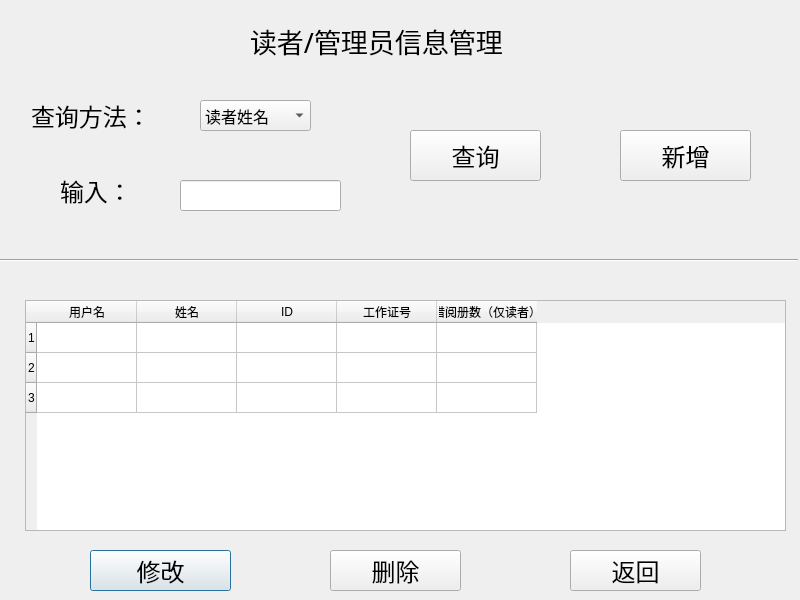
<?xml version="1.0" encoding="UTF-8"?>
<ui version="4.0">
 <class>ReaderManagement</class>
 <widget class="QDialog" name="ReaderManagement">
  <property name="geometry">
   <rect>
    <x>0</x>
    <y>0</y>
    <width>800</width>
    <height>600</height>
   </rect>
  </property>
  <property name="windowTitle">
   <string>读者信息管理</string>
  </property>
  <property name="windowIcon">
   <iconset resource="vectorpng.qrc">
    <normaloff>:/Image/member.png</normaloff>:/Image/member.png</iconset>
  </property>
  <widget class="QLabel" name="label">
   <property name="geometry">
    <rect>
     <x>250</x>
     <y>10</y>
     <width>321</width>
     <height>61</height>
    </rect>
   </property>
   <property name="font">
    <font>
     <family>微软雅黑</family>
     <pointsize>20</pointsize>
    </font>
   </property>
   <property name="text">
    <string>读者/管理员信息管理</string>
   </property>
  </widget>
  <widget class="QTableWidget" name="tableWidget">
   <property name="geometry">
    <rect>
     <x>25</x>
     <y>300</y>
     <width>761</width>
     <height>231</height>
    </rect>
   </property>
   <property name="rowCount">
    <number>3</number>
   </property>
   <row/>
   <row/>
   <row/>
   <column>
    <property name="text">
     <string>用户名</string>
    </property>
   </column>
   <column>
    <property name="text">
     <string>姓名</string>
    </property>
   </column>
   <column>
    <property name="text">
     <string>ID</string>
    </property>
   </column>
   <column>
    <property name="text">
     <string>工作证号</string>
    </property>
   </column>
   <column>
    <property name="text">
     <string>借阅册数（仅读者）</string>
    </property>
   </column>
  </widget>
  <widget class="Line" name="line">
   <property name="geometry">
    <rect>
     <x>-3</x>
     <y>250</y>
     <width>801</width>
     <height>20</height>
    </rect>
   </property>
   <property name="orientation">
    <enum>Qt::Horizontal</enum>
   </property>
  </widget>
  <widget class="QPushButton" name="Modifieduser">
   <property name="geometry">
    <rect>
     <x>90</x>
     <y>550</y>
     <width>141</width>
     <height>41</height>
    </rect>
   </property>
   <property name="font">
    <font>
     <pointsize>18</pointsize>
    </font>
   </property>
   <property name="text">
    <string>修改</string>
   </property>
  </widget>
  <widget class="QPushButton" name="pushButton_2">
   <property name="geometry">
    <rect>
     <x>620</x>
     <y>130</y>
     <width>131</width>
     <height>51</height>
    </rect>
   </property>
   <property name="font">
    <font>
     <pointsize>18</pointsize>
    </font>
   </property>
   <property name="text">
    <string>新增</string>
   </property>
  </widget>
  <widget class="QPushButton" name="delete_hito">
   <property name="geometry">
    <rect>
     <x>330</x>
     <y>550</y>
     <width>131</width>
     <height>41</height>
    </rect>
   </property>
   <property name="font">
    <font>
     <pointsize>18</pointsize>
    </font>
   </property>
   <property name="text">
    <string>删除</string>
   </property>
  </widget>
  <widget class="QLabel" name="label_2">
   <property name="geometry">
    <rect>
     <x>31</x>
     <y>100</y>
     <width>141</width>
     <height>31</height>
    </rect>
   </property>
   <property name="font">
    <font>
     <pointsize>18</pointsize>
    </font>
   </property>
   <property name="text">
    <string>查询方法：</string>
   </property>
  </widget>
  <widget class="QComboBox" name="comboBox">
   <property name="geometry">
    <rect>
     <x>200</x>
     <y>100</y>
     <width>111</width>
     <height>31</height>
    </rect>
   </property>
   <property name="font">
    <font>
     <pointsize>12</pointsize>
    </font>
   </property>
   <item>
    <property name="text">
     <string>读者姓名</string>
    </property>
   </item>
   <item>
    <property name="text">
     <string>读者用户名</string>
    </property>
   </item>
   <item>
    <property name="text">
     <string>读者工作证号</string>
    </property>
   </item>
   <item>
    <property name="text">
     <string>管理员姓名</string>
    </property>
   </item>
   <item>
    <property name="text">
     <string>管理员用户名</string>
    </property>
   </item>
  </widget>
  <widget class="QLabel" name="label_3">
   <property name="geometry">
    <rect>
     <x>60</x>
     <y>170</y>
     <width>91</width>
     <height>41</height>
    </rect>
   </property>
   <property name="font">
    <font>
     <pointsize>18</pointsize>
    </font>
   </property>
   <property name="text">
    <string>输入：</string>
   </property>
  </widget>
  <widget class="QLineEdit" name="Input_Edit">
   <property name="geometry">
    <rect>
     <x>180</x>
     <y>180</y>
     <width>161</width>
     <height>31</height>
    </rect>
   </property>
   <property name="font">
    <font>
     <pointsize>12</pointsize>
    </font>
   </property>
  </widget>
  <widget class="QPushButton" name="pushButton_4">
   <property name="geometry">
    <rect>
     <x>410</x>
     <y>130</y>
     <width>131</width>
     <height>51</height>
    </rect>
   </property>
   <property name="font">
    <font>
     <pointsize>18</pointsize>
    </font>
   </property>
   <property name="text">
    <string>查询</string>
   </property>
  </widget>
  <widget class="QPushButton" name="Readerm_Return_bt">
   <property name="geometry">
    <rect>
     <x>570</x>
     <y>550</y>
     <width>131</width>
     <height>41</height>
    </rect>
   </property>
   <property name="font">
    <font>
     <pointsize>18</pointsize>
    </font>
   </property>
   <property name="text">
    <string>返回</string>
   </property>
  </widget>
 </widget>
 <resources>
  <include location="vectorpng.qrc"/>
 </resources>
 <connections/>
</ui>
